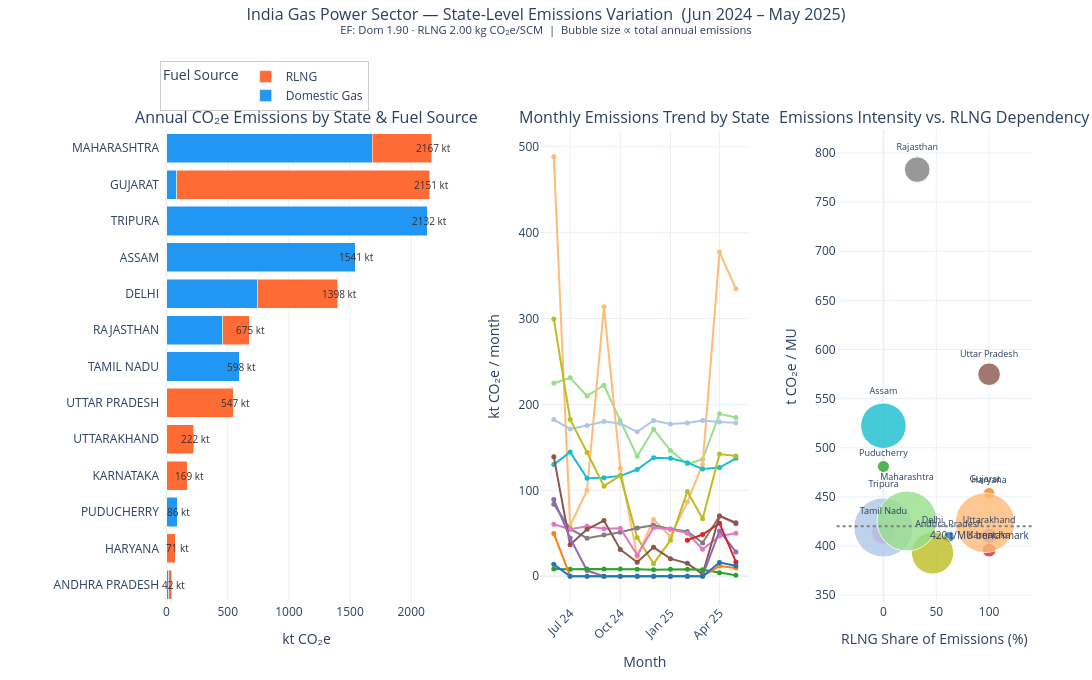

Here is the notebook cell this chart was saved with:
### Code cell
EF_DOM  = 1.90   # kg CO₂e per SCM — domestic gas
EF_RLNG = 2.00   # kg CO₂e per SCM — RLNG (lifecycle)
DAYS = 30

df = pd.read_excel(FILE_PATH, sheet_name="Raw Data", header=1)
df = df.dropna(subset=["State"])
df["Month_dt"] = pd.to_datetime(df["Month"], format="%b-%y")

grp = df.groupby(["State", "Month_dt"]).agg(
    Generation_MU   =("Generation (MU)",        "sum"),
    Dom_MMSCMD      =("Cons Dom Total (MMSCMD)", "sum"),
    RLNG_LT_MMSCMD  =("Cons RLNG LT (MMSCMD)",  "sum"),
    RLNG_Spot_MMSCMD=("Cons RLNG Spot (MMSCMD)", "sum"),
).reset_index()

grp["RLNG_MMSCMD"] = grp["RLNG_LT_MMSCMD"] + grp["RLNG_Spot_MMSCMD"]

# Emissions in kt CO₂e
grp["Em_Dom_kt"]  = grp["Dom_MMSCMD"]  * 1e6 * DAYS * EF_DOM  / 1e6
grp["Em_RLNG_kt"] = grp["RLNG_MMSCMD"] * 1e6 * DAYS * EF_RLNG / 1e6
grp["Em_Total_kt"]= grp["Em_Dom_kt"] + grp["Em_RLNG_kt"]

ann = grp.groupby("State").agg(
    Em_Dom_kt   =("Em_Dom_kt",   "sum"),
    Em_RLNG_kt  =("Em_RLNG_kt",  "sum"),
    Em_Total_kt =("Em_Total_kt", "sum"),
    Generation_MU=("Generation_MU","sum"),
).reset_index()

ann["Intensity"] = (ann["Em_Total_kt"] * 1000) / ann["Generation_MU"].replace(0, float("nan"))
ann["RLNG_Pct"]  = (ann["Em_RLNG_kt"] / ann["Em_Total_kt"] * 100).round(1)
ann = ann.sort_values("Em_Total_kt", ascending=True)  # ascending for horizontal bars

months = sorted(grp["Month_dt"].unique())
states_ordered = ann["State"].tolist()  # bottom→top sorted by total

palette = [
    "#1f77b4","#ff7f0e","#2ca02c","#d62728","#9467bd",
    "#8c564b","#e377c2","#7f7f7f","#bcbd22","#17becf",
    "#aec7e8","#ffbb78","#98df8a",
]
color_map = {s: palette[i % len(palette)] for i, s in enumerate(states_ordered)}

fig = make_subplots(
    rows=1, cols=3,
    column_widths=[0.42, 0.30, 0.28],
    horizontal_spacing=0.10,
    subplot_titles=(
        "Annual CO₂e Emissions by State & Fuel Source",
        "Monthly Emissions Trend by State",
        "Emissions Intensity vs. RLNG Dependency",
    ),
)

# PANEL 1 — Horizontal stacked bar: Dom + RLNG per state
fig.add_trace(go.Bar(
    y=ann["State"],
    x=ann["Em_Dom_kt"],
    name="Domestic Gas",
    orientation="h",
    marker_color="#2196F3",
    hovertemplate="<b>%{y}</b><br>Domestic: %{x:.0f} kt CO₂e<extra></extra>",
), row=1, col=1)

fig.add_trace(go.Bar(
    y=ann["State"],
    x=ann["Em_RLNG_kt"],
    name="RLNG",
    orientation="h",
    marker_color="#FF6B35",
    hovertemplate="<b>%{y}</b><br>RLNG: %{x:.0f} kt CO₂e<extra></extra>",
), row=1, col=1)

for _, row in ann.iterrows():
    fig.add_annotation(
        y=row["State"], x=row["Em_Total_kt"] + 15,
        text=f"{row['Em_Total_kt']:.0f} kt",
        showarrow=False, font=dict(size=10, color="#333"),
        xref="x", yref="y",
    )

# PANEL 2 — Line chart: monthly emissions per state
for state in reversed(states_ordered):  # top emitters drawn last (on top)
    sub = grp[grp["State"] == state].sort_values("Month_dt")
    fig.add_trace(go.Scatter(
        x=sub["Month_dt"],
        y=sub["Em_Total_kt"],
        name=state,
        mode="lines+markers",
        line=dict(color=color_map[state], width=2),
        marker=dict(size=5),
        legendgroup=state,
        showlegend=False,
        hovertemplate=f"<b>{state}</b><br>%{{x|%b %Y}}: %{{y:.1f}} kt CO₂e<extra></extra>",
    ), row=1, col=2)

# PANEL 3 — Scatter: Intensity vs RLNG%, bubble = total emissions
valid = ann.dropna(subset=["Intensity"])

fig.add_trace(go.Scatter(
    x=valid["RLNG_Pct"],
    y=valid["Intensity"],
    mode="markers+text",
    text=valid["State"].str.title(),
    textposition="top center",
    textfont=dict(size=9),
    marker=dict(
        size=(valid["Em_Total_kt"] / valid["Em_Total_kt"].max() * 50 + 10),
        color=[color_map[s] for s in valid["State"]],
        opacity=0.8,
        line=dict(color="white", width=1),
    ),
    name="States",
    showlegend=False,
    hovertemplate=(
        "<b>%{text}</b><br>"
        "RLNG share: %{x:.1f}%<br>"
        "Intensity: %{y:.1f} t CO₂e/MU<extra></extra>"
    ),
), row=1, col=3)

fig.add_hline(
    y=420, row=1, col=3,
    line_dash="dot", line_color="grey",
    annotation_text="420 t/MU benchmark",
    annotation_position="bottom right",
    annotation_font_size=10,
)

fig.update_layout(
    barmode="stack",
    title=dict(
        text=(
            "India Gas Power Sector — State-Level Emissions Variation  "
            "(Jun 2024 – May 2025)<br>"
            "<sup>EF: Dom 1.90 · RLNG 2.00 kg CO₂e/SCM  |  Bubble size ∝ total annual emissions</sup>"
        ),
        font=dict(size=16),
        x=0.5,
        y=0.97,
    ),
    template="plotly_white",
    width=1400,
    height=680,
    legend=dict(
        title="Fuel Source",
        orientation="h",
        yanchor="bottom", y=1.04,
        xanchor="left", x=0,
        bgcolor="rgba(255,255,255,0.85)",
        bordercolor="#ccc", borderwidth=1,
    ),
    hovermode="closest",
    margin=dict(t=130, b=60, l=160, r=60),
)

fig.update_xaxes(title_text="kt CO₂e", row=1, col=1, showgrid=True)
fig.update_xaxes(title_text="Month", row=1, col=2, tickformat="%b %y", tickangle=-45)
fig.update_xaxes(title_text="RLNG Share of Emissions (%)", row=1, col=3, showgrid=True)
fig.update_yaxes(title_text="t CO₂e / MU", row=1, col=3, showgrid=True)
fig.update_yaxes(title_text="kt CO₂e / month", row=1, col=2, showgrid=True)
fig.show()

### Figure 1 — Plotly figure (JSON) as saved in the notebook; plotly's stock layout.template omitted (floating-point values rounded to 4 significant figures)
{"data": [{"hovertemplate": "<b>%{y}</b><br>Domestic: %{x:.0f} kt CO₂e<extra></extra>", "marker": {"color": "#2196F3"}, "name": "Domestic Gas", "orientation": "h", "type": "bar", "x": [15.96, 0.0, 86.05, 0.0, 0.0, 0.0, 598.4, 459.2, 747.3, 1541.0, 2132.0, 84.93, 1683.0], "xaxis": "x", "y": ["ANDHRA PRADESH", "HARYANA", "PUDUCHERRY", "KARNATAKA", "UTTARAKHAND", "UTTAR PRADESH", "TAMIL NADU", "RAJASTHAN", "DELHI", "ASSAM", "TRIPURA", "GUJARAT", "MAHARASHTRA"], "yaxis": "y"}, {"hovertemplate": "<b>%{y}</b><br>RLNG: %{x:.0f} kt CO₂e<extra></extra>", "marker": {"color": "#FF6B35"}, "name": "RLNG", "orientation": "h", "type": "bar", "x": [25.9, 71.4, 0.0, 169.0, 222.1, 546.6, 0.0, 216.0, 650.3, 0.0, 0.0, 2066.0, 484.2], "xaxis": "x", "y": ["ANDHRA PRADESH", "HARYANA", "PUDUCHERRY", "KARNATAKA", "UTTARAKHAND", "UTTAR PRADESH", "TAMIL NADU", "RAJASTHAN", "DELHI", "ASSAM", "TRIPURA", "GUJARAT", "MAHARASHTRA"], "yaxis": "y"}, {"hovertemplate": "<b>MAHARASHTRA</b><br>%{x|%b %Y}: %{y:.1f} kt CO₂e<extra></extra>", "legendgroup": "MAHARASHTRA", "line": {"color": "#98df8a", "width": 2}, "marker": {"size": 5}, "mode": "lines+markers", "name": "MAHARASHTRA", "showlegend": false, "type": "scatter", "x": ["2024-06-01T00:00:00.000000000", "2024-07-01T00:00:00.000000000", "2024-08-01T00:00:00.000000000", "2024-09-01T00:00:00.000000000", "2024-10-01T00:00:00.000000000", "2024-11-01T00:00:00.000000000", "2024-12-01T00:00:00.000000000", "2025-01-01T00:00:00.000000000", "2025-02-01T00:00:00.000000000", "2025-03-01T00:00:00.000000000", "2025-04-01T00:00:00.000000000", "2025-05-01T00:00:00.000000000"], "xaxis": "x2", "y": [224.7, 231.0, 209.8, 222.4, 181.0, 139.7, 171.2, 146.5, 130.5, 136.2, 189.1, 184.8], "yaxis": "y2"}, {"hovertemplate": "<b>GUJARAT</b><br>%{x|%b %Y}: %{y:.1f} kt CO₂e<extra></extra>", "legendgroup": "GUJARAT", "line": {"color": "#ffbb78", "width": 2}, "marker": {"size": 5}, "mode": "lines+markers", "name": "GUJARAT", "showlegend": false, "type": "scatter", "x": ["2024-06-01T00:00:00.000000000", "2024-07-01T00:00:00.000000000", "2024-08-01T00:00:00.000000000", "2024-09-01T00:00:00.000000000", "2024-10-01T00:00:00.000000000", "2024-11-01T00:00:00.000000000", "2024-12-01T00:00:00.000000000", "2025-01-01T00:00:00.000000000", "2025-02-01T00:00:00.000000000", "2025-03-01T00:00:00.000000000", "2025-04-01T00:00:00.000000000", "2025-05-01T00:00:00.000000000"], "xaxis": "x2", "y": [488.4, 58.8, 100.2, 313.7, 125.8, 22.8, 66.0, 46.2, 86.4, 130.2, 377.4, 334.6], "yaxis": "y2"}, {"hovertemplate": "<b>TRIPURA</b><br>%{x|%b %Y}: %{y:.1f} kt CO₂e<extra></extra>", "legendgroup": "TRIPURA", "line": {"color": "#aec7e8", "width": 2}, "marker": {"size": 5}, "mode": "lines+markers", "name": "TRIPURA", "showlegend": false, "type": "scatter", "x": ["2024-06-01T00:00:00.000000000", "2024-07-01T00:00:00.000000000", "2024-08-01T00:00:00.000000000", "2024-09-01T00:00:00.000000000", "2024-10-01T00:00:00.000000000", "2024-11-01T00:00:00.000000000", "2024-12-01T00:00:00.000000000", "2025-01-01T00:00:00.000000000", "2025-02-01T00:00:00.000000000", "2025-03-01T00:00:00.000000000", "2025-04-01T00:00:00.000000000", "2025-05-01T00:00:00.000000000"], "xaxis": "x2", "y": [182.4, 171.6, 175.6, 180.1, 177.8, 168.2, 181.3, 177.3, 178.4, 181.3, 179.6, 178.6], "yaxis": "y2"}, {"hovertemplate": "<b>ASSAM</b><br>%{x|%b %Y}: %{y:.1f} kt CO₂e<extra></extra>", "legendgroup": "ASSAM", "line": {"color": "#17becf", "width": 2}, "marker": {"size": 5}, "mode": "lines+markers", "name": "ASSAM", "showlegend": false, "type": "scatter", "x": ["2024-06-01T00:00:00.000000000", "2024-07-01T00:00:00.000000000", "2024-08-01T00:00:00.000000000", "2024-09-01T00:00:00.000000000", "2024-10-01T00:00:00.000000000", "2024-11-01T00:00:00.000000000", "2024-12-01T00:00:00.000000000", "2025-01-01T00:00:00.000000000", "2025-02-01T00:00:00.000000000", "2025-03-01T00:00:00.000000000", "2025-04-01T00:00:00.000000000", "2025-05-01T00:00:00.000000000"], "xaxis": "x2", "y": [130.0, 144.8, 114.0, 114.6, 116.8, 124.3, 137.9, 137.4, 132.2, 124.8, 126.5, 137.2], "yaxis": "y2"}, {"hovertemplate": "<b>DELHI</b><br>%{x|%b %Y}: %{y:.1f} kt CO₂e<extra></extra>", "legendgroup": "DELHI", "line": {"color": "#bcbd22", "width": 2}, "marker": {"size": 5}, "mode": "lines+markers", "name": "DELHI", "showlegend": false, "type": "scatter", "x": ["2024-06-01T00:00:00.000000000", "2024-07-01T00:00:00.000000000", "2024-08-01T00:00:00.000000000", "2024-09-01T00:00:00.000000000", "2024-10-01T00:00:00.000000000", "2024-11-01T00:00:00.000000000", "2024-12-01T00:00:00.000000000", "2025-01-01T00:00:00.000000000", "2025-02-01T00:00:00.000000000", "2025-03-01T00:00:00.000000000", "2025-04-01T00:00:00.000000000", "2025-05-01T00:00:00.000000000"], "xaxis": "x2", "y": [299.6, 182.5, 144.1, 104.9, 117.1, 45.0, 14.67, 41.85, 98.76, 66.81, 142.2, 140.1], "yaxis": "y2"}, {"hovertemplate": "<b>RAJASTHAN</b><br>%{x|%b %Y}: %{y:.1f} kt CO₂e<extra></extra>", "legendgroup": "RAJASTHAN", "line": {"color": "#7f7f7f", "width": 2}, "marker": {"size": 5}, "mode": "lines+markers", "name": "RAJASTHAN", "showlegend": false, "type": "scatter", "x": ["2024-06-01T00:00:00.000000000", "2024-07-01T00:00:00.000000000", "2024-08-01T00:00:00.000000000", "2024-09-01T00:00:00.000000000", "2024-10-01T00:00:00.000000000", "2024-11-01T00:00:00.000000000", "2024-12-01T00:00:00.000000000", "2025-01-01T00:00:00.000000000", "2025-02-01T00:00:00.000000000", "2025-03-01T00:00:00.000000000", "2025-04-01T00:00:00.000000000", "2025-05-01T00:00:00.000000000"], "xaxis": "x2", "y": [83.94, 55.02, 44.28, 48.0, 51.15, 56.13, 59.22, 55.08, 52.11, 38.82, 70.2, 61.24], "yaxis": "y2"}, {"hovertemplate": "<b>TAMIL NADU</b><br>%{x|%b %Y}: %{y:.1f} kt CO₂e<extra></extra>", "legendgroup": "TAMIL NADU", "line": {"color": "#e377c2", "width": 2}, "marker": {"size": 5}, "mode": "lines+markers", "name": "TAMIL NADU", "showlegend": false, "type": "scatter", "x": ["2024-06-01T00:00:00.000000000", "2024-07-01T00:00:00.000000000", "2024-08-01T00:00:00.000000000", "2024-09-01T00:00:00.000000000", "2024-10-01T00:00:00.000000000", "2024-11-01T00:00:00.000000000", "2024-12-01T00:00:00.000000000", "2025-01-01T00:00:00.000000000", "2025-02-01T00:00:00.000000000", "2025-03-01T00:00:00.000000000", "2025-04-01T00:00:00.000000000", "2025-05-01T00:00:00.000000000"], "xaxis": "x2", "y": [60.42, 54.72, 58.14, 55.29, 55.86, 24.51, 56.43, 54.72, 50.16, 31.35, 46.74, 50.03], "yaxis": "y2"}, {"hovertemplate": "<b>UTTAR PRADESH</b><br>%{x|%b %Y}: %{y:.1f} kt CO₂e<extra></extra>", "legendgroup": "UTTAR PRADESH", "line": {"color": "#8c564b", "width": 2}, "marker": {"size": 5}, "mode": "lines+markers", "name": "UTTAR PRADESH", "showlegend": false, "type": "scatter", "x": ["2024-06-01T00:00:00.000000000", "2024-07-01T00:00:00.000000000", "2024-08-01T00:00:00.000000000", "2024-09-01T00:00:00.000000000", "2024-10-01T00:00:00.000000000", "2024-11-01T00:00:00.000000000", "2024-12-01T00:00:00.000000000", "2025-01-01T00:00:00.000000000", "2025-02-01T00:00:00.000000000", "2025-03-01T00:00:00.000000000", "2025-04-01T00:00:00.000000000", "2025-05-01T00:00:00.000000000"], "xaxis": "x2", "y": [139.2, 36.6, 54.6, 64.8, 31.2, 16.2, 33.6, 20.4, 15.0, 2.4, 70.2, 62.4], "yaxis": "y2"}, {"hovertemplate": "<b>UTTARAKHAND</b><br>%{x|%b %Y}: %{y:.1f} kt CO₂e<extra></extra>", "legendgroup": "UTTARAKHAND", "line": {"color": "#9467bd", "width": 2}, "marker": {"size": 5}, "mode": "lines+markers", "name": "UTTARAKHAND", "showlegend": false, "type": "scatter", "x": ["2024-06-01T00:00:00.000000000", "2024-07-01T00:00:00.000000000", "2024-08-01T00:00:00.000000000", "2024-09-01T00:00:00.000000000", "2024-10-01T00:00:00.000000000", "2024-11-01T00:00:00.000000000", "2024-12-01T00:00:00.000000000", "2025-01-01T00:00:00.000000000", "2025-02-01T00:00:00.000000000", "2025-03-01T00:00:00.000000000", "2025-04-01T00:00:00.000000000", "2025-05-01T00:00:00.000000000"], "xaxis": "x2", "y": [89.4, 44.4, 6.6, 0.0, 0.0, 0.0, 0.0, 0.0, 0.0, 0.6, 52.8, 28.31], "yaxis": "y2"}, {"hovertemplate": "<b>KARNATAKA</b><br>%{x|%b %Y}: %{y:.1f} kt CO₂e<extra></extra>", "legendgroup": "KARNATAKA", "line": {"color": "#d62728", "width": 2}, "marker": {"size": 5}, "mode": "lines+markers", "name": "KARNATAKA", "showlegend": false, "type": "scatter", "x": ["2025-02-01T00:00:00.000000000", "2025-03-01T00:00:00.000000000", "2025-04-01T00:00:00.000000000", "2025-05-01T00:00:00.000000000"], "xaxis": "x2", "y": [42.0, 48.6, 61.8, 16.6], "yaxis": "y2"}, {"hovertemplate": "<b>PUDUCHERRY</b><br>%{x|%b %Y}: %{y:.1f} kt CO₂e<extra></extra>", "legendgroup": "PUDUCHERRY", "line": {"color": "#2ca02c", "width": 2}, "marker": {"size": 5}, "mode": "lines+markers", "name": "PUDUCHERRY", "showlegend": false, "type": "scatter", "x": ["2024-06-01T00:00:00.000000000", "2024-07-01T00:00:00.000000000", "2024-08-01T00:00:00.000000000", "2024-09-01T00:00:00.000000000", "2024-10-01T00:00:00.000000000", "2024-11-01T00:00:00.000000000", "2024-12-01T00:00:00.000000000", "2025-01-01T00:00:00.000000000", "2025-02-01T00:00:00.000000000", "2025-03-01T00:00:00.000000000", "2025-04-01T00:00:00.000000000", "2025-05-01T00:00:00.000000000"], "xaxis": "x2", "y": [8.55, 7.98, 8.55, 8.55, 8.55, 7.98, 7.41, 7.98, 7.98, 7.41, 3.99, 1.123], "yaxis": "y2"}, {"hovertemplate": "<b>HARYANA</b><br>%{x|%b %Y}: %{y:.1f} kt CO₂e<extra></extra>", "legendgroup": "HARYANA", "line": {"color": "#ff7f0e", "width": 2}, "marker": {"size": 5}, "mode": "lines+markers", "name": "HARYANA", "showlegend": false, "type": "scatter", "x": ["2024-06-01T00:00:00.000000000", "2024-07-01T00:00:00.000000000", "2024-08-01T00:00:00.000000000", "2024-09-01T00:00:00.000000000", "2024-10-01T00:00:00.000000000", "2024-11-01T00:00:00.000000000", "2024-12-01T00:00:00.000000000", "2025-01-01T00:00:00.000000000", "2025-02-01T00:00:00.000000000", "2025-03-01T00:00:00.000000000", "2025-04-01T00:00:00.000000000", "2025-05-01T00:00:00.000000000"], "xaxis": "x2", "y": [49.8, 0.0, 0.0, 0.0, 0.0, 0.0, 0.0, 0.0, 0.0, 0.0, 12.0, 9.6], "yaxis": "y2"}, {"hovertemplate": "<b>ANDHRA PRADESH</b><br>%{x|%b %Y}: %{y:.1f} kt CO₂e<extra></extra>", "legendgroup": "ANDHRA PRADESH", "line": {"color": "#1f77b4", "width": 2}, "marker": {"size": 5}, "mode": "lines+markers", "name": "ANDHRA PRADESH", "showlegend": false, "type": "scatter", "x": ["2024-06-01T00:00:00.000000000", "2024-07-01T00:00:00.000000000", "2024-08-01T00:00:00.000000000", "2024-09-01T00:00:00.000000000", "2024-10-01T00:00:00.000000000", "2024-11-01T00:00:00.000000000", "2024-12-01T00:00:00.000000000", "2025-01-01T00:00:00.000000000", "2025-02-01T00:00:00.000000000", "2025-03-01T00:00:00.000000000", "2025-04-01T00:00:00.000000000", "2025-05-01T00:00:00.000000000"], "xaxis": "x2", "y": [13.8, 0.0, 0.0, 0.0, 0.0, 0.0, 0.0, 0.0, 0.0, 0.0, 15.96, 12.1], "yaxis": "y2"}, {"hovertemplate": "<b>%{text}</b><br>RLNG share: %{x:.1f}%<br>Intensity: %{y:.1f} t CO₂e/MU<extra></extra>", "marker": {"color": ["#1f77b4", "#ff7f0e", "#2ca02c", "#d62728", "#9467bd", "#8c564b", "#e377c2", "#7f7f7f", "#bcbd22", "#17becf", "#aec7e8", "#ffbb78", "#98df8a"], "line": {"color": "white", "width": 1}, "opacity": 0.8, "size": [10.97, 11.65, 11.99, 13.9, 15.12, 22.61, 23.81, 25.58, 42.25, 45.55, 59.19, 59.62, 60.0]}, "mode": "markers+text", "name": "States", "showlegend": false, "text": ["Andhra Pradesh", "Haryana", "Puducherry", "Karnataka", "Uttarakhand", "Uttar Pradesh", "Tamil Nadu", "Rajasthan", "Delhi", "Assam", "Tripura", "Gujarat", "Maharashtra"], "textfont": {"size": 9}, "textposition": "top center", "type": "scatter", "x": [61.9, 100.0, 0.0, 100.0, 100.0, 100.0, 0.0, 32.0, 46.5, 0.0, 0.0, 96.1, 22.3], "xaxis": "x3", "y": [409.1, 453.6, 480.9, 395.9, 410.4, 574.8, 413.8, 783.0, 393.0, 522.4, 418.9, 423.7, 425.4], "yaxis": "y3"}], "layout": {"annotations": [{"font": {"size": 16}, "showarrow": false, "text": "Annual CO₂e Emissions by State & Fuel Source", "x": 0.168, "xanchor": "center", "xref": "paper", "y": 1, "yanchor": "bottom", "yref": "paper"}, {"font": {"size": 16}, "showarrow": false, "text": "Monthly Emissions Trend by State", "x": 0.556, "xanchor": "center", "xref": "paper", "y": 1, "yanchor": "bottom", "yref": "paper"}, {"font": {"size": 16}, "showarrow": false, "text": "Emissions Intensity vs. RLNG Dependency", "x": 0.888, "xanchor": "center", "xref": "paper", "y": 1, "yanchor": "bottom", "yref": "paper"}, {"font": {"color": "#333", "size": 10}, "showarrow": false, "text": "42 kt", "x": 56.86, "xref": "x", "y": "ANDHRA PRADESH", "yref": "y"}, {"font": {"color": "#333", "size": 10}, "showarrow": false, "text": "71 kt", "x": 86.4, "xref": "x", "y": "HARYANA", "yref": "y"}, {"font": {"color": "#333", "size": 10}, "showarrow": false, "text": "86 kt", "x": 101.1, "xref": "x", "y": "PUDUCHERRY", "yref": "y"}, {"font": {"color": "#333", "size": 10}, "showarrow": false, "text": "169 kt", "x": 184.0, "xref": "x", "y": "KARNATAKA", "yref": "y"}, {"font": {"color": "#333", "size": 10}, "showarrow": false, "text": "222 kt", "x": 237.1, "xref": "x", "y": "UTTARAKHAND", "yref": "y"}, {"font": {"color": "#333", "size": 10}, "showarrow": false, "text": "547 kt", "x": 561.6, "xref": "x", "y": "UTTAR PRADESH", "yref": "y"}, {"font": {"color": "#333", "size": 10}, "showarrow": false, "text": "598 kt", "x": 613.4, "xref": "x", "y": "TAMIL NADU", "yref": "y"}, {"font": {"color": "#333", "size": 10}, "showarrow": false, "text": "675 kt", "x": 690.2, "xref": "x", "y": "RAJASTHAN", "yref": "y"}, {"font": {"color": "#333", "size": 10}, "showarrow": false, "text": "1398 kt", "x": 1413.0, "xref": "x", "y": "DELHI", "yref": "y"}, {"font": {"color": "#333", "size": 10}, "showarrow": false, "text": "1541 kt", "x": 1556.0, "xref": "x", "y": "ASSAM", "yref": "y"}, {"font": {"color": "#333", "size": 10}, "showarrow": false, "text": "2132 kt", "x": 2147.0, "xref": "x", "y": "TRIPURA", "yref": "y"}, {"font": {"color": "#333", "size": 10}, "showarrow": false, "text": "2151 kt", "x": 2166.0, "xref": "x", "y": "GUJARAT", "yref": "y"}, {"font": {"color": "#333", "size": 10}, "showarrow": false, "text": "2167 kt", "x": 2182.0, "xref": "x", "y": "MAHARASHTRA", "yref": "y"}, {"font": {"size": 10}, "showarrow": false, "text": "420 t/MU benchmark", "x": 1, "xanchor": "right", "xref": "x3 domain", "y": 420, "yanchor": "top", "yref": "y3"}], "barmode": "stack", "height": 680, "hovermode": "closest", "legend": {"bgcolor": "rgba(255,255,255,0.85)", "bordercolor": "#ccc", "borderwidth": 1, "orientation": "h", "title": {"text": "Fuel Source"}, "x": 0, "xanchor": "left", "y": 1.04, "yanchor": "bottom"}, "margin": {"b": 60, "l": 160, "r": 60, "t": 130}, "shapes": [{"line": {"color": "grey", "dash": "dot"}, "type": "line", "x0": 0, "x1": 1, "xref": "x3 domain", "y0": 420, "y1": 420, "yref": "y3"}], "title": {"font": {"size": 16}, "text": "India Gas Power Sector — State-Level Emissions Variation  (Jun 2024 – May 2025)<br><sup>EF: Dom 1.90 · RLNG 2.00 kg CO₂e/SCM  |  Bubble size ∝ total annual emissions</sup>", "x": 0.5, "y": 0.97}, "width": 1400, "xaxis": {"anchor": "y", "domain": [0, 0.336], "showgrid": true, "title": {"text": "kt CO₂e"}}, "xaxis2": {"anchor": "y2", "domain": [0.436, 0.676], "tickangle": -45, "tickformat": "%b %y", "title": {"text": "Month"}}, "xaxis3": {"anchor": "y3", "domain": [0.776, 1], "showgrid": true, "title": {"text": "RLNG Share of Emissions (%)"}}, "yaxis": {"anchor": "x", "domain": [0, 1]}, "yaxis2": {"anchor": "x2", "domain": [0, 1], "showgrid": true, "title": {"text": "kt CO₂e / month"}}, "yaxis3": {"anchor": "x3", "domain": [0, 1], "showgrid": true, "title": {"text": "t CO₂e / MU"}}}}
